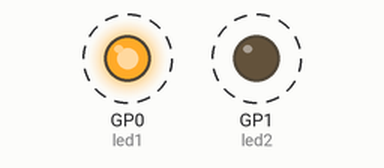
Simulated run of this program. Board: Raspberry Pi Pico running CircuitPython. Parts: output pins drawn as LEDs (lit = HIGH). Dashed ring = blinking.

Above: at 0.2 s.
Timing chart, 0 to 3.0 s (numbered marks = the images above):
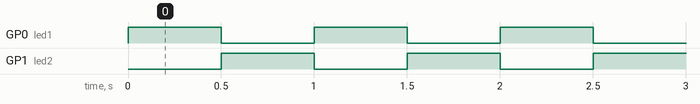

The program:

code.py
```python
"""
LEVEL 2 - Střídání dvou LED diod

ZAPOJENÍ OBVODU:
ROZŠIŘUJEME zapojení z Level 1 - ponecháváme první LED a přidáváme druhou:
- Červenou LED připojte anodou (+) ke GP00
- Z katody (-) první LED veďte odpor 330Ω k zemi (GND)
- PŘIDÁVÁME: Druhou LED připojte anodou (+) ke GP01
- Z katody (-) druhé LED veďte odpor 330Ω k zemi (GND)

V tomto příkladu se naučíte pracovat s více LED současně a koordinovat jejich chování.
Budeme střídat dvě LED - když jedna svítí, druhá je zhasnutá.
"""

# import knihoven pro práci s hardware
import board        # přístup k pinům a hardware zařízení
import digitalio    # práce s digitálními vstupy a výstupy
import time         # funkce pro čekání a práci s časem

# vytvoření objektu pro první LED (červená na GP00)
led1 = digitalio.DigitalInOut(board.GP0)
led1.direction = digitalio.Direction.OUTPUT

# vytvoření objektu pro druhou LED (zelená na GP01)
led2 = digitalio.DigitalInOut(board.GP1)
led2.direction = digitalio.Direction.OUTPUT

# nekonečná smyčka pro střídání LED
while True:
    # rozsvícení první, zhasnutí druhé LED
    led1.value = True
    led2.value = False
    time.sleep(0.5)

    # zhasnutí první, rozsvícení druhé LED
    led1.value = False
    led2.value = True
    time.sleep(0.5)
```

Measured:
- by itself, GP0 (led1), GP1 (led2): alternates HIGH for 0.50 s and LOW for 0.50 s
